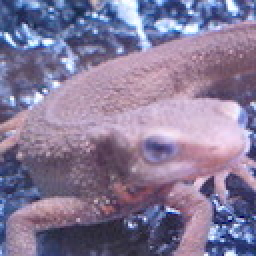
#> input picture assets/imori.jpg, 128 x 128 px (shown 2 times larger)
$ jupyter execute 'Dense DAISY feature.ipynb'   (shell and % lines are left out)
#> lines starting #> are read from the running program, lines starting #| are printed output that depends on the picture
[cell 1]
import cv2
from matplotlib import pyplot as plt
from skimage.feature import daisy
from skimage import data, exposure

[cell 2]
img = cv2.imread("../assets/imori.jpg", 0)
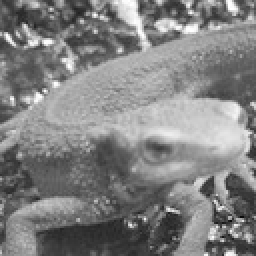
#> img: shape (128, 128) (shown 2 times larger); min 8, max 255, mean 129.1

[cell 3]
descs, descs_img = daisy(img, step=180, radius=58, rings=2, histograms=6,
                       orientations=8, visualize=True)
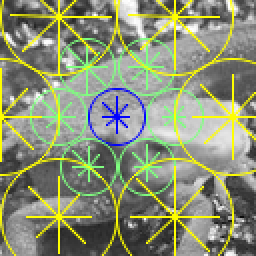
#> descs_img: shape (128, 128, 3) float64 (shown 2 times larger); mean of channels 0, 1, 2 0.461, 0.569, 0.544; drawn as B, G, R

[cell 4]
fig, ax = plt.subplots()
ax.axis("off")
ax.imshow(descs_img)
descs_num = descs.shape[0] * descs.shape[1]
#> descs_num = 1
ax.set_title("%i DAISY descriptors extracted:" % descs_num)

$ run again, with assets/blox.jpg copied over assets/imori.jpg
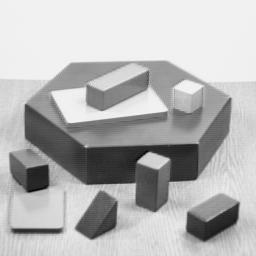
#> input picture assets/blox.jpg, 256 x 256 px
#> img is the input picture: shape (256, 256); min 0, max 252, mean 182.8
#> `descs, descs_img = daisy(img, step=180, radius=58, rings=2, histograms..`:
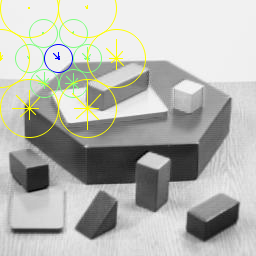
#> descs_img: shape (256, 256, 3) float64; mean of channels 0, 1, 2 0.701, 0.721, 0.716; drawn as B, G, R

$ run again, with assets/thorino.jpg copied over assets/imori.jpg
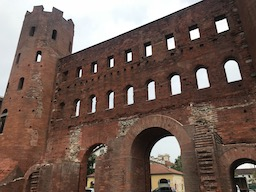
#> input picture assets/thorino.jpg, 256 x 192 px
#> `img = cv2.imread("../assets/imori.jpg", 0)`:
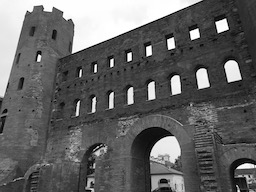
#> img: shape (192, 256); min 0, max 255, mean 99.4
#> `descs, descs_img = daisy(img, step=180, radius=58, rings=2, histograms..`:
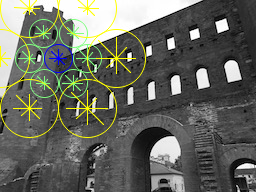
#> descs_img: shape (192, 256, 3) float64; mean of channels 0, 1, 2 0.38, 0.413, 0.405; drawn as B, G, R
